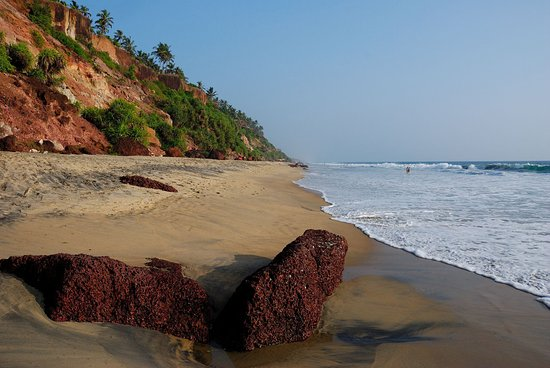
#> input picture feature_extractor/color_histogram/test_pic/test1.jpg, 550 x 368 px
$ python action.py ../feature_extractor/color_histogram/test_pic/test1.jpg
#> lines starting #> are read from the running program, lines starting #| are printed output that depends on the picture
#> further down, img is the input picture: PIL image 550x368 RGB; mean R, G, B 116.4, 115.4, 114.1
### feature_extractor/color_histogram/color_histogram.py
# color histogram
# @Author       Zihan
# @Mod Date     11/13/2018
# @Description  Input color image in RGB space, convert it into CIELab space, apply CLAHE to lightness channel, and calculate histogram values by OpenCV.

import sys
import cv2  # OpenCV library
import numpy as np
# need this code below to avoid some strange error of matplotlib on Mac
if sys.platform == 'darwin':
    import matplotlib
    matplotlib.use("TkAgg")
from matplotlib import pyplot as plt

def get_histogram(img):
    lab_img = cv2.cvtColor(img, cv2.COLOR_RGB2Lab)  # convert color space from RGB to Lab
#> lab_img: shape (368, 550, 3); mean of channels 0, 1, 2 123, 130.1, 130.1
    l_channel, a_channel, b_channel = cv2.split(lab_img)    # separate L, a and b channels
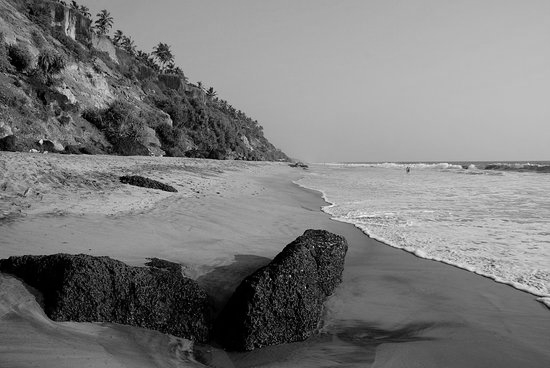
#> l_channel: shape (368, 550); min 0, max 248, mean 123
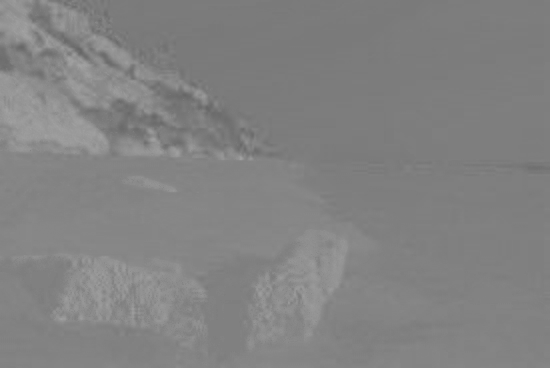
#> a_channel: shape (368, 550); min 102, max 163, mean 130.1
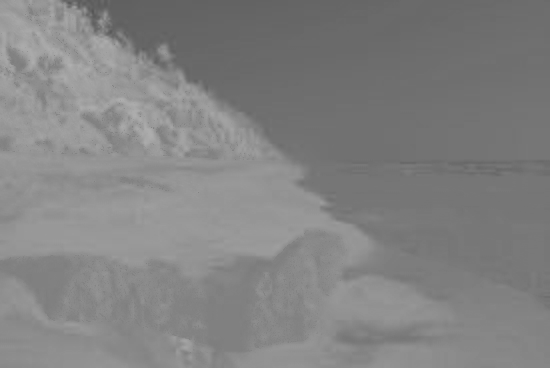
#> b_channel: shape (368, 550); min 85, max 176, mean 130.1
    clahe = cv2.createCLAHE(clipLimit = 2.0, tileGridSize = (8, 8))
    clahe_l_channel = clahe.apply(l_channel)    # apply CLAHE to lightness channel
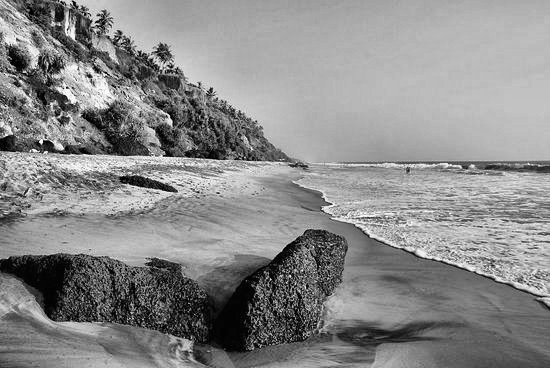
#> clahe_l_channel: shape (368, 550); min 0, max 254, mean 137.9
    equalized_img = cv2.merge((clahe_l_channel, a_channel, b_channel))
#> equalized_img: shape (368, 550, 3); mean of channels 0, 1, 2 137.9, 130.1, 130.1
    histogram = []   # L, a, b in bins for histogram
    for i in range(3):
        histogram.append(cv2.calcHist([equalized_img], [i], None, [32], [0,256]))   # 32 bins
#> after the loop, histogram = 3 items
    return _normalize(histogram)

# use formula: normalized_x = (x - min) / (max - min)
def _normalize(histogram):
    normalized_histogram = np.array([np.zeros((32, 1)), np.zeros((32, 1)), np.zeros((32, 1))])
    for i in range(3):
        maxv = np.max(histogram[i])
        minv = np.min(histogram[i])
        for j in range(32):
            normalized_histogram[i][j] = (histogram[i][j] - minv) / (maxv - minv)
#> this loop made 3 passes
#> (maxv, minv) on passes 1 to 3: (22604, 150), (85313, 0), (36513, 0)
    return normalized_histogram

''' # test client
if __name__ == '__main__':
    img_path = sys.argv[1]
    img = cv2.imread(img_path, 1) # load a color image in np.array
    #img = np.random.randint(256, size=(200,200,3), dtype='uint8')
    hg = get_histogram(img)
    print(type(hg))
    color = ['r', 'g', 'b'] # L = red, a = green, b = blue
    for i, c in enumerate(color):
        plt.plot(hg[i], color = c)
        plt.xlim([0,32])
        print(c)
        print(hg[i])
    plt.show()
'''

### agent/action.py
# action
# @Author       Zihan
# @Mod Date     11/25/2018
# @Description  12 actions possibly performed by agent after deep learning

import os, sys
import colorsys
import numpy as np
from PIL import Image, ImageEnhance
pj_path = os.path.dirname(os.path.realpath(__file__))
pj_path = pj_path.split('/')
pj_path = '/'.join(pj_path[:-1])
if pj_path not in sys.path:
    sys.path.insert(0, pj_path)
import feature_extractor.color_histogram.color_histogram as color_histogram
if sys.platform == 'darwin':
    import matplotlib
    matplotlib.use("TkAgg")
from matplotlib import pyplot as plt

FACTOR = 0.1

# af is the positive actual factor, e.g. af = 0.05, then action will increase by 1 + af = 1.05 and decrease by 1 - af = 0.95
# actionlst[0]: increase contrast, actionlst[1]: decrease contrast
# actionlst[2]: increase saturation, actionlst[3]: decrease saturation
# actionlst[4]: increase brightness, actionlst[5]: decrease brightness
# actionlst[6]: increase red and green, actionlst[7]: decrease red and green
# actionlst[8]: increase green and blue, actionlst[9]: decrease green and blue
# actionlst[10]: increase red and blue, actionlst[11]: decrease red and blue
def actionlst():
    action_lst = [_mani_c_inc, _mani_c_dec, _mani_s_inc, _mani_s_dec, _mani_b_inc, _mani_b_dec, _mani_wb_rg_inc, _mani_wb_rg_dec, _mani_wb_gb_inc, _mani_wb_gb_dec, _mani_wb_rb_inc, _mani_wb_rb_dec]
    return action_lst

def _mani_c_inc(img_arr, af=FACTOR):
    return mani_c(img_arr, 1+af)

def _mani_c_dec(img_arr, af=FACTOR):
    return mani_c(img_arr, 1-af)

def _mani_s_inc(img_arr, af=FACTOR):
    return mani_s(img_arr, 1+af)

def _mani_s_dec(img_arr, af=FACTOR):
    return mani_s(img_arr, 1-af)

def _mani_b_inc(img_arr, af=FACTOR):
    return mani_b(img_arr, 1+af)

def _mani_b_dec(img_arr, af=FACTOR):
    return mani_b(img_arr, 1-af)

def _mani_wb_rg_inc(img_arr, af=FACTOR):
    return mani_wb(img_arr, 'rg', 1+af)

def _mani_wb_rg_dec(img_arr, af=FACTOR):
    return mani_wb(img_arr, 'rg', 1-af)

def _mani_wb_gb_inc(img_arr, af=FACTOR):
    return mani_wb(img_arr, 'gb', 1+af)

def _mani_wb_gb_dec(img_arr, af=FACTOR):
    return mani_wb(img_arr, 'gb', 1-af)

def _mani_wb_rb_inc(img_arr, af=FACTOR):
    return mani_wb(img_arr, 'rb', 1+af)

def _mani_wb_rb_dec(img_arr, af=FACTOR):
    return mani_wb(img_arr, 'rb', 1-af)

# f is the increase/decrease factor, f = 1 original image, f > 1 increase, 0 <= f < 1 decrease
# manipulate contrast
def mani_c(img_arr, f):   # input image, direction
    img = Image.fromarray(img_arr, 'RGB')
    enhancer = ImageEnhance.Contrast(img)
    new_img = enhancer.enhance(f)
    return np.array(new_img)

# manipulate saturation
# [37 lines left out: functions mani_s, mani_b, mani_wb, not called in this run]

 # test client
if __name__ == "__main__":
    img_path = sys.argv[1]
    img = Image.open(img_path)
    img.show()
    img = np.array(img)
    a = actionlst()
    new_img = a[0](img)

    ni = Image.fromarray(new_img, 'RGB')
    ni.show()

    hg_img = color_histogram.get_histogram(img)
    hg_new_img = color_histogram.get_histogram(new_img)
#> in get_histogram (call 2), `lab_img = cv2.cvtColor(img, cv2.COLOR_RGB2Lab)`: lab_img: shape (368, 550, 3); mean of channels 0, 1, 2 122.8, 130.4, 130.2
#> in get_histogram (call 2), `equalized_img = cv2.merge((clahe_l_channel, a_channel, b_channel))`: equalized_img: shape (368, 550, 3); mean of channels 0, 1, 2 136.7, 130.4, 130.2
#> the loop in _normalize (call 2), `for i in range(3):` made 3 passes
#> (maxv, minv) on passes 1 to 3: (20889, 308), (82972, 0), (31715, 0)
    color = ['r', 'g', 'b'] # L = red, a = green, b = blue

    plt.figure()
    for i, c in enumerate(color):
        plt.plot(hg_img[i], color = c)
        plt.xlim([0,32])

    plt.figure()
    for i, c in enumerate(color):
        plt.plot(hg_new_img[i], color = c)
        plt.xlim([0,32])

    plt.show()
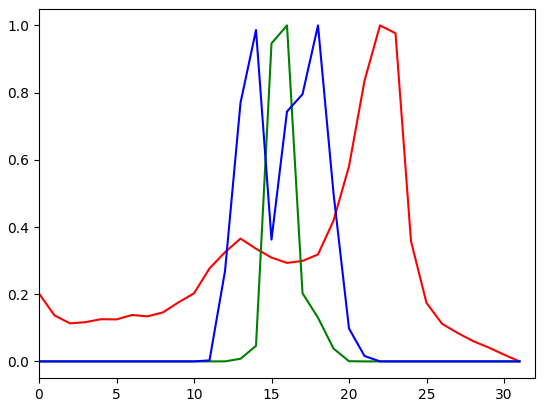
#> figure drawn by matplotlib, 1 panel; curve peaks at x = 22, y = 1; curve peaks at x = 16, y = 1; curve peaks at x = 18, y = 1
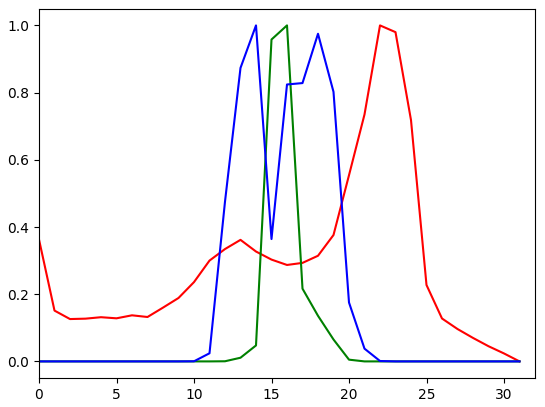
#> figure drawn by matplotlib, 1 panel; curve peaks at x = 22, y = 1; curve peaks at x = 16, y = 1; curve peaks at x = 14, y = 1
